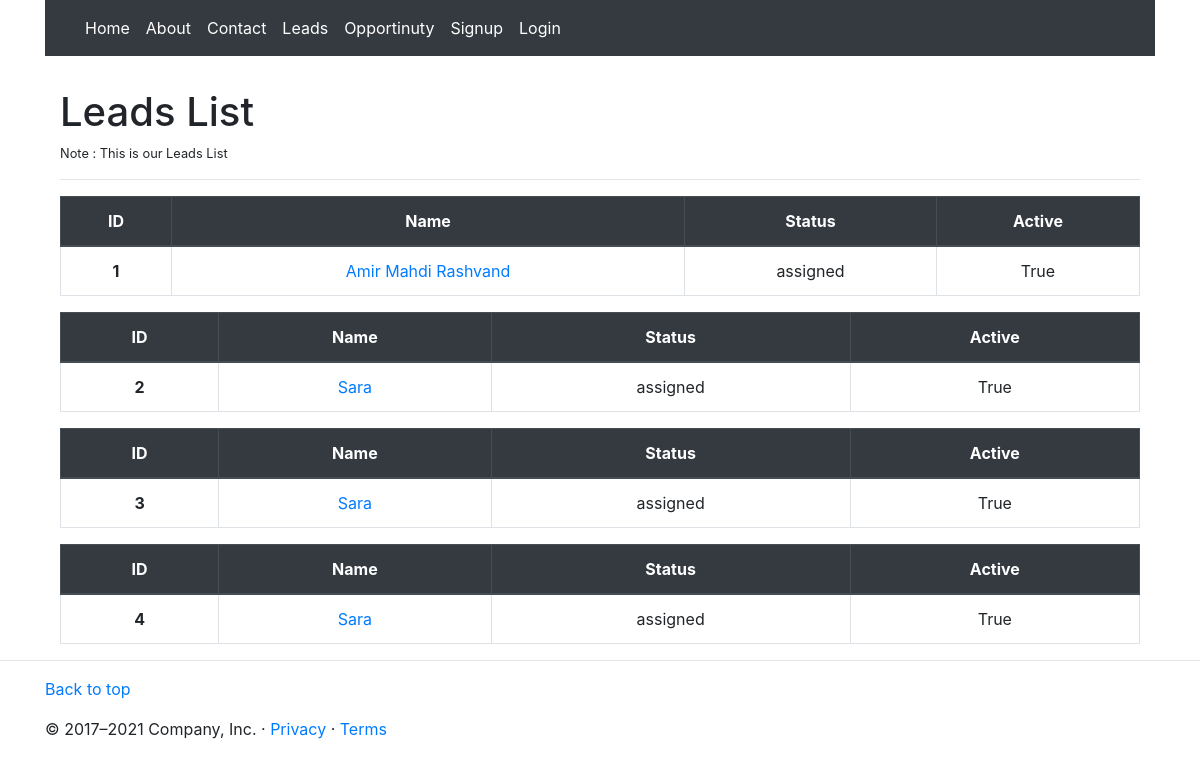
Page /leads/ on the earlier database version.
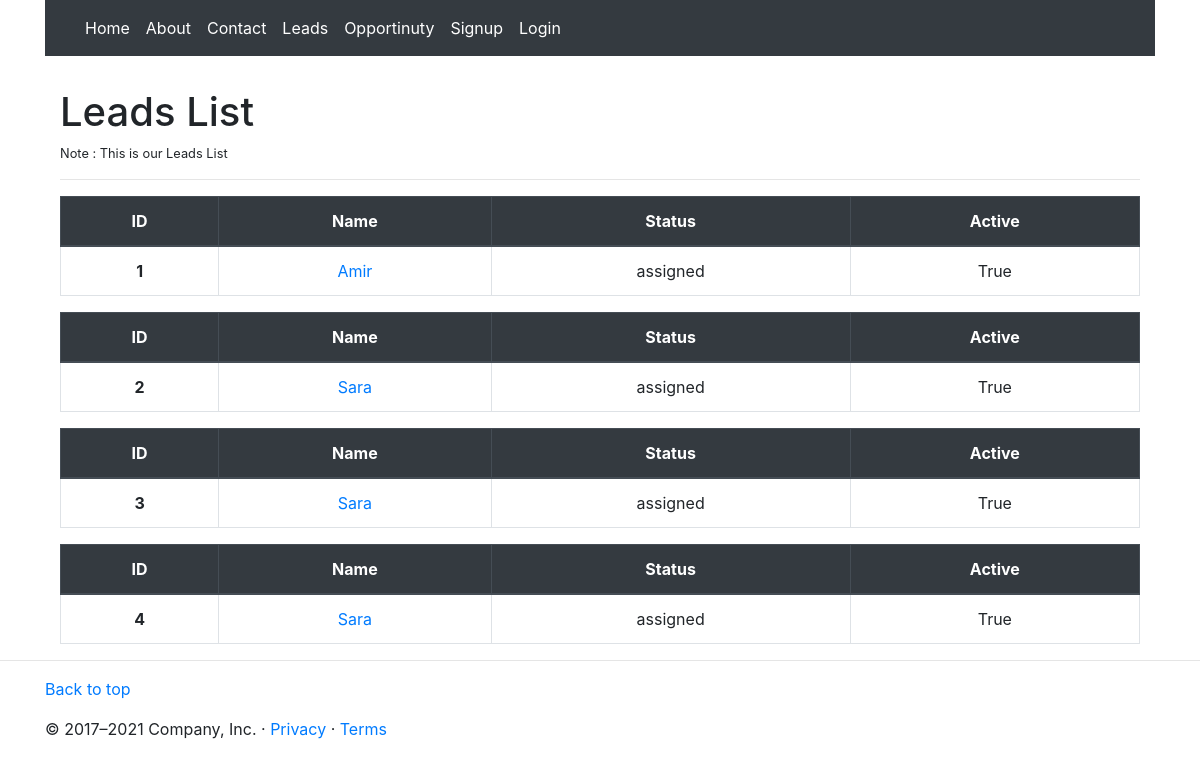
Same page on the later database version.
### Lead/models.py (models this page shows, shortened)
class Lead(models.Model):
    name = models.CharField(max_length=200)
    image = models.ImageField(upload_to='images/',default='images/girl.png', blank=True, null=True)
    email = models.EmailField()
    phone = models.CharField(max_length=200,blank=True)
    account = models.ForeignKey(Account, on_delete=models.CASCADE, null=True, blank=True)
    status = models.CharField(max_length=50, choices=LEAD_STATUS)
    source = models.CharField(max_length=50, choices=LEAD_SOURCE)
    address = models.CharField(max_length=50, blank=True)
    website = models.URLField()
    description = models.TextField()
    assigned_to = models.ManyToManyField(User,max_length=100)
    created_to  = models.ForeignKey(User, on_delete=models.CASCADE, related_name='Created', null=True, blank=True)
    created_on = models.DateTimeField(auto_now_add=True)
    is_active = models.BooleanField(default=True)
    enqueryType = models.CharField(max_length=50)

### Lead/views.py (the view)
# urls.py: path('',LeadListView.as_view(), name='list'),
class LeadListView(ListView):
    model = Lead
    context_object_name = 'leads'
    template_name = 'lead/list.html'

### Lead/templates/lead/list.html (shortened to what this page needs)
{% extends 'base.html' %}
{% block content %}
    <div class="container">
    <h1 class="h1 mt-3 pt-3">Leads List </h1>
    <p class="small p">Note : This is our Leads List</p>
    <small><hr></small>
{% for lead in leads %}
<table class="table table-bordered text-center">
    <thead class="thead-dark">
      <tr>
        <th scope="col">ID</th>
        <th scope="col">Name</th>
        <th scope="col">Status</th>
        <th scope="col">Active</th>
      </tr>
    </thead>
    <tbody>
      <tr>
        <th scope="row">{{lead.id}}</th>
        <td><a href="{% url 'lead:detail' lead.pk %}">{{lead.name}}</a></td>
        <td>{{lead.status}}</td>
        <td>{{ lead.is_active }}</td>
      </tr>
    </tbody>
{% endfor %}
</table>
</div>
{% endblock %}

Differences in the rows shown:
changed Lead id 1: name "Amir Mahdi Rashvand" → "Amir"
